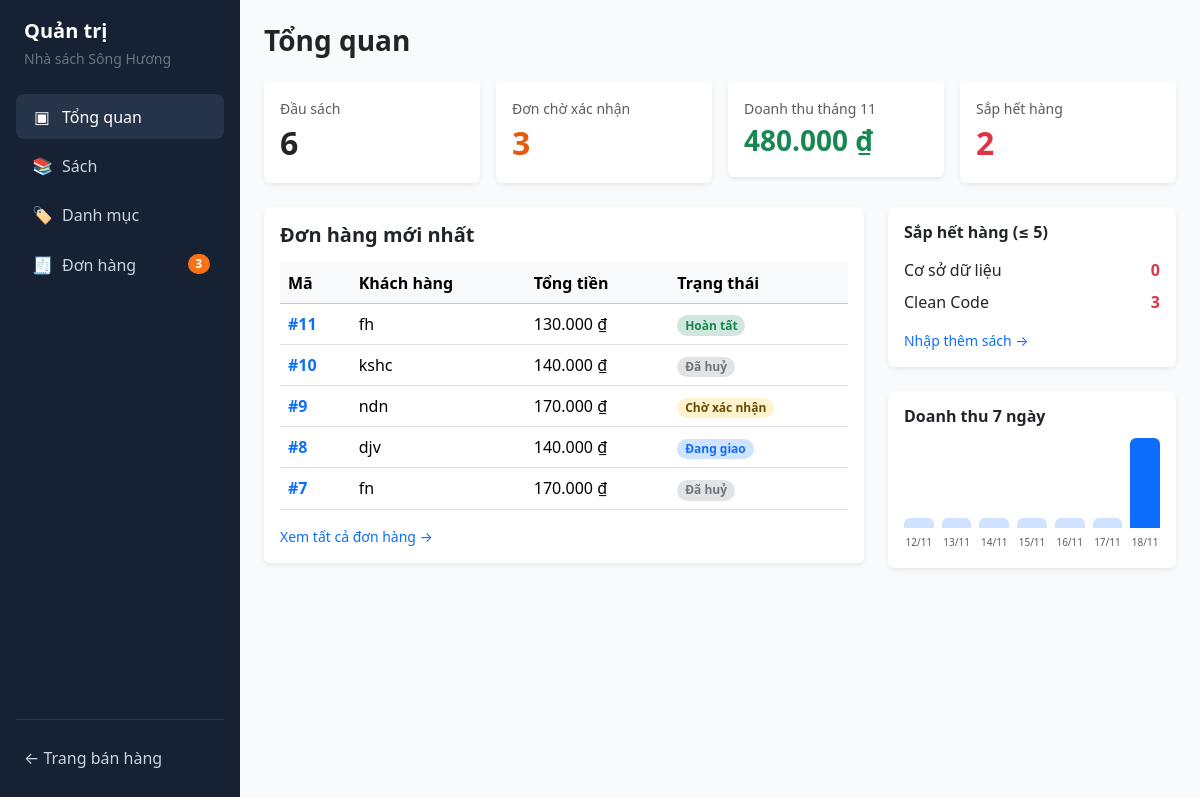
/admin, run on an earlier commit of the app's database.
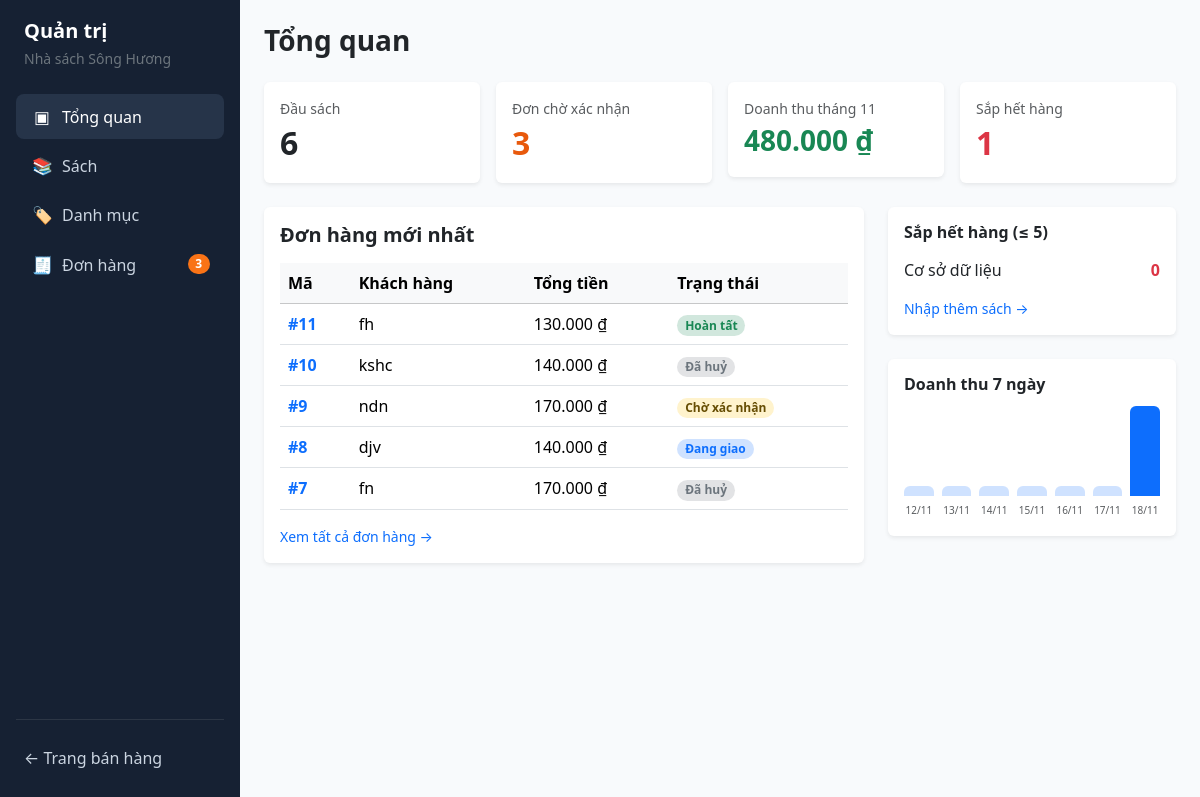
And on a later commit of the database.
### NhaSachSongHuong/models.py (models this page shows)
class Order(db.Model):
    __tablename__ = 'orders'
    id = db.Column(db.Integer, primary_key=True)
    customer_name = db.Column(db.String(150), nullable=False)
    customer_phone = db.Column(db.String(15), nullable=False)
    customer_email = db.Column(db.String(150), nullable=True)
    shipping_address = db.Column(db.String(300), nullable=False)
    note = db.Column(db.Text, nullable=True)
    payment_method = db.Column(db.String(50), nullable=False, default='Tiền mặt khi nhận hàng')
    shipping_fee = db.Column(db.Integer, nullable=False, default=0)
    total_amount = db.Column(db.Integer, nullable=False)
    status = db.Column(db.String(50), nullable=False, default='Chờ xác nhận')
    created_at = db.Column(db.DateTime, default=datetime.now)
    items = db.relationship('OrderItem', backref='order', lazy=True, cascade='all, delete-orphan')
    histories = db.relationship(
        'OrderStatusHistory',
        backref='order',
        lazy=True,
        order_by='OrderStatusHistory.changed_at.asc()',
        cascade='all, delete-orphan'
    )

class Book(db.Model):
    __tablename__ = 'books'
    id = db.Column(db.Integer, primary_key=True)
    title = db.Column(db.String(200), unique=True, nullable=False)
    author = db.Column(db.String(150), nullable=False)
    publisher = db.Column(db.String(150), default='NXB Đại học Huế')
    publish_year = db.Column(db.Integer, nullable=True)
    price = db.Column(db.Integer, nullable=False)
    stock = db.Column(db.Integer, nullable=False, default=0)
    description = db.Column(db.Text, nullable=True)
    cover_image = db.Column(db.String(255), nullable=True)
    category_id = db.Column(db.Integer, db.ForeignKey('categories.id'), nullable=False)
    created_at = db.Column(db.DateTime, default=datetime.now)
    order_items = db.relationship('OrderItem', backref='book', lazy=True)

### NhaSachSongHuong/app.py (the view)
@app.route('/admin')
def admin_dashboard():
    now = datetime.now()
    total_books = db.session.query(func.count(Book.id)).scalar() or 0
    pending_orders = (
        db.session.query(func.count(Order.id))
        .filter(Order.status == 'Chờ xác nhận')
        .scalar() or 0
    )
    monthly_revenue = (
        db.session.query(func.coalesce(func.sum(Order.total_amount), 0))
        .filter(
            Order.status == 'Hoàn tất',
            extract('year', Order.created_at) == now.year,
            extract('month', Order.created_at) == now.month
        )
        .scalar() or 0
    )
    low_stock_count = (
        db.session.query(func.count(Book.id))
        .filter(Book.stock <= 5)
        .scalar() or 0
    )
    latest_orders = Order.query.order_by(Order.created_at.desc(), Order.id.desc()).limit(5).all()
    low_stock_books = Book.query.filter(Book.stock <= 5).order_by(Book.stock.asc()).all()
    chart_days = []
    max_day_rev = 1
    for i in range(6, -1, -1):
        day = (now - timedelta(days=i)).date()
        day_rev = (
            db.session.query(func.coalesce(func.sum(Order.total_amount), 0))
            .filter(
                Order.status == 'Hoàn tất',
                func.date(Order.created_at) == day
            )
            .scalar() or 0
        )
        if day_rev > max_day_rev:
            max_day_rev = day_rev
        chart_days.append({'label': day.strftime('%d/%m'), 'revenue': day_rev})
    return render_template(
        'admin/dashboard.html',
        current_month=now.month,
        total_books=total_books,
        pending_orders=pending_orders,
        monthly_revenue=monthly_revenue,
        low_stock_count=low_stock_count,
        latest_orders=latest_orders,
        low_stock_books=low_stock_books,
        chart_days=chart_days,
        max_day_rev=max_day_rev
    )

### NhaSachSongHuong/app.py (called while the page is built)
@app.template_filter('vnd')
def format_vnd(value):
    if value is None:
        return '0 ₫'
    return f"{int(value):,}".replace(',', '.') + ' ₫'

def get_cart():
    cart = session.get('cart', {})
    if not isinstance(cart, dict):
        cart = {}
    return cart

@app.context_processor
def inject_global_badges():
    cart = get_cart()
    cart_total_qty = sum(int(q) for q in cart.values()) if cart else 0
    pending_orders_badge = (
        db.session.query(func.count(Order.id))
        .filter(Order.status == 'Chờ xác nhận')
        .scalar() or 0
    )
    return dict(
        cart_total_qty=cart_total_qty,
        pending_orders_badge=pending_orders_badge
    )

### NhaSachSongHuong/templates/admin/dashboard.html (shortened to what this page needs)
{% extends "admin/base_admin.html" %}
{% block content %}
<h3 class="fw-bold mb-4">Tổng quan</h3>
<div class="row g-3 mb-4">
  <div class="col-md-3">
    <div class="card border-0 shadow-sm p-3">
      <small class="text-muted">Đầu sách</small>
      <div class="fs-2 fw-bold">{{ total_books }}</div>
    </div>
  </div>
  <div class="col-md-3">
    <div class="card border-0 shadow-sm p-3">
      <small class="text-muted">Đơn chờ xác nhận</small>
      <div class="fs-2 fw-bold" style="color: #e8590c;">{{ pending_orders }}</div>
    </div>
  </div>
  <div class="col-md-3">
    <div class="card border-0 shadow-sm p-3">
      <small class="text-muted">Doanh thu tháng {{ current_month }}</small>
      <div class="fs-3 fw-bold text-success">{{ monthly_revenue|vnd }}</div>
    </div>
  </div>
  <div class="col-md-3">
    <div class="card border-0 shadow-sm p-3">
      <small class="text-muted">Sắp hết hàng</small>
      <div class="fs-2 fw-bold text-danger">{{ low_stock_count }}</div>
    </div>
  </div>
</div>
<div class="row g-4">
  <div class="col-md-8">
    <div class="card border-0 shadow-sm p-3">
      <h5 class="fw-bold mb-3">Đơn hàng mới nhất</h5>
      <table class="table align-middle">
        <thead class="table-light">
          <tr>
            <th>Mã</th>
            <th>Khách hàng</th>
            <th>Tổng tiền</th>
            <th>Trạng thái</th>
          </tr>
        </thead>
        <tbody>
          {% for o in latest_orders %}
          <tr>
            <td><a href="{{ url_for('admin_order_detail', order_id=o.id) }}" class="fw-bold text-decoration-none">#{{ o.id }}</a></td>
            <td>{{ o.customer_name }}</td>
            <td>{{ o.total_amount|vnd }}</td>
            <td>
              {% set badge_cls = 'bg-warning-subtle text-warning-emphasis' if o.status == 'Chờ xác nhận'
                 else ('bg-primary-subtle text-primary' if o.status == 'Đang giao'
                 else ('bg-success-subtle text-success' if o.status == 'Hoàn tất' else 'bg-secondary-subtle text-secondary')) %}
              <span class="badge rounded-pill {{ badge_cls }}">{{ o.status }}</span>
            </td>
          </tr>
          {% endfor %}
        </tbody>
      </table>
      <a href="{{ url_for('admin_orders') }}" class="text-decoration-none small">Xem tất cả đơn hàng →</a>
    </div>
  </div>
  <div class="col-md-4">
    <div class="card border-0 shadow-sm p-3 mb-4">
      <h6 class="fw-bold mb-3">Sắp hết hàng (≤ 5)</h6>
      {% for b in low_stock_books %}
        <div class="d-flex justify-content-between mb-2">
          <a href="{{ url_for('admin_book_edit', book_id=b.id) }}" class="text-decoration-none text-dark">{{ b.title }}</a>
          <span class="text-danger fw-bold">{{ b.stock }}</span>
        </div>
      {% else %}
        <p class="text-muted small mb-0">Không có sách sắp hết hàng.</p>
      {% endfor %}
      <a href="{{ url_for('admin_books', stock_filter='low_stock') }}" class="text-decoration-none small mt-2 d-inline-block">
        Nhập thêm sách →
      </a>
    </div>
    <div class="card border-0 shadow-sm p-3">
      <h6 class="fw-bold mb-3">Doanh thu 7 ngày</h6>
      <div class="d-flex align-items-end justify-content-between gap-2" style="height: 110px;">
        {% for d in chart_days %}
          {% set height_pct = ((d.revenue / max_day_rev) * 90)|int if d.revenue > 0 else 10 %}
          <div class="flex-grow-1 text-center">
            <div class="rounded-top mx-auto chart-bar {{ 'bg-primary' if loop.last else 'bg-primary-subtle' }}"
                 title="{{ d.label }}: {{ d.revenue|vnd }}"
                 data-height="{{ height_pct }}">
            </div>
            <small class="text-muted" style="font-size: 10px;">{{ d.label }}</small>
          </div>
        {% endfor %}
      </div>
    </div>
  </div>
</div>
{% endblock %}

What changed in the data, as far as the page shows it:
no longer on this page (row edited): Book: title "Clean Code", stock "3"
Also different on the page:
{{ low_stock_count }}: "2" → "1"
